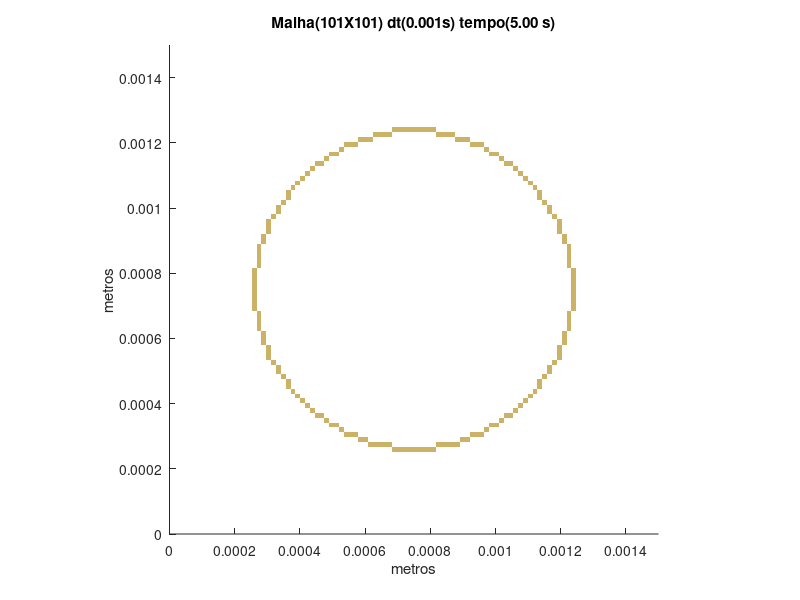

MATLAB code to generate this figure:
set (gca,'PlotBoxAspectRatio',[1 1 1],'Xlim',[0,0.0015],'Ylim',[0,0.0015])
hold on
title('Malha(101X101) dt(0.001s) tempo(5.00 s)')
hold on
ylabel('metros')
hold on
xlabel('metros')
hold on

fill([0.000683168316831683 0.000683168316831683 0.000698019801980198 0.000698019801980198],[0.000252475247524752 0.000267326732673267 0.000267326732673267 0.000252475247524752],[0.8,0.7,0.4],'LineStyle','none')

fill([0.000698019801980198 0.000698019801980198 0.000712871287128713 0.000712871287128713],[0.000252475247524752 0.000267326732673267 0.000267326732673267 0.000252475247524752],[0.8,0.7,0.4],'LineStyle','none')

fill([0.000712871287128713 0.000712871287128713 0.000727722772277228 0.000727722772277228],[0.000252475247524752 0.000267326732673267 0.000267326732673267 0.000252475247524752],[0.8,0.7,0.4],'LineStyle','none')

fill([0.000727722772277228 0.000727722772277228 0.000742574257425743 0.000742574257425743],[0.000252475247524752 0.000267326732673267 0.000267326732673267 0.000252475247524752],[0.8,0.7,0.4],'LineStyle','none')

fill([0.000742574257425743 0.000742574257425743 0.000757425742574257 0.000757425742574257],[0.000252475247524752 0.000267326732673267 0.000267326732673267 0.000252475247524752],[0.8,0.7,0.4],'LineStyle','none')

fill([0.000757425742574257 0.000757425742574257 0.000772277227722772 0.000772277227722772],[0.000252475247524752 0.000267326732673267 0.000267326732673267 0.000252475247524752],[0.8,0.7,0.4],'LineStyle','none')

fill([0.000772277227722772 0.000772277227722772 0.000787128712871287 0.000787128712871287],[0.000252475247524752 0.000267326732673267 0.000267326732673267 0.000252475247524752],[0.8,0.7,0.4],'LineStyle','none')

fill([0.000787128712871287 0.000787128712871287 0.000801980198019802 0.000801980198019802],[0.000252475247524752 0.000267326732673267 0.000267326732673267 0.000252475247524752],[0.8,0.7,0.4],'LineStyle','none')

fill([0.000801980198019802 0.000801980198019802 0.000816831683168317 0.000816831683168317],[0.000252475247524752 0.000267326732673267 0.000267326732673267 0.000252475247524752],[0.8,0.7,0.4],'LineStyle','none')

fill([0.000608910891089109 0.000608910891089109 0.000623762376237624 0.000623762376237624],[0.000267326732673267 0.000282178217821782 0.000282178217821782 0.000267326732673267],[0.8,0.7,0.4],'LineStyle','none')

fill([0.000623762376237624 0.000623762376237624 0.000638613861386139 0.000638613861386139],[0.000267326732673267 0.000282178217821782 0.000282178217821782 0.000267326732673267],[0.8,0.7,0.4],'LineStyle','none')

fill([0.000638613861386139 0.000638613861386139 0.000653465346534653 0.000653465346534653],[0.000267326732673267 0.000282178217821782 0.000282178217821782 0.000267326732673267],[0.8,0.7,0.4],'LineStyle','none')

fill([0.000653465346534653 0.000653465346534653 0.000668316831683168 0.000668316831683168],[0.000267326732673267 0.000282178217821782 0.000282178217821782 0.000267326732673267],[0.8,0.7,0.4],'LineStyle','none')

fill([0.000668316831683168 0.000668316831683168 0.000683168316831683 0.000683168316831683],[0.000267326732673267 0.000282178217821782 0.000282178217821782 0.000267326732673267],[0.8,0.7,0.4],'LineStyle','none')

fill([0.000816831683168317 0.000816831683168317 0.000831683168316832 0.000831683168316832],[0.000267326732673267 0.000282178217821782 0.000282178217821782 0.000267326732673267],[0.8,0.7,0.4],'LineStyle','none')

fill([0.000831683168316832 0.000831683168316832 0.000846534653465347 0.000846534653465347],[0.000267326732673267 0.000282178217821782 0.000282178217821782 0.000267326732673267],[0.8,0.7,0.4],'LineStyle','none')

fill([0.000846534653465347 0.000846534653465347 0.000861386138613861 0.000861386138613861],[0.000267326732673267 0.000282178217821782 0.000282178217821782 0.000267326732673267],[0.8,0.7,0.4],'LineStyle','none')

fill([0.000861386138613861 0.000861386138613861 0.000876237623762376 0.000876237623762376],[0.000267326732673267 0.000282178217821782 0.000282178217821782 0.000267326732673267],[0.8,0.7,0.4],'LineStyle','none')

fill([0.000876237623762376 0.000876237623762376 0.000891089108910891 0.000891089108910891],[0.000267326732673267 0.000282178217821782 0.000282178217821782 0.000267326732673267],[0.8,0.7,0.4],'LineStyle','none')

fill([0.000579207920792079 0.000579207920792079 0.000594059405940594 0.000594059405940594],[0.000282178217821782 0.000297029702970297 0.000297029702970297 0.000282178217821782],[0.8,0.7,0.4],'LineStyle','none')

fill([0.000594059405940594 0.000594059405940594 0.000608910891089109 0.000608910891089109],[0.000282178217821782 0.000297029702970297 0.000297029702970297 0.000282178217821782],[0.8,0.7,0.4],'LineStyle','none')

fill([0.000891089108910891 0.000891089108910891 0.000905940594059406 0.000905940594059406],[0.000282178217821782 0.000297029702970297 0.000297029702970297 0.000282178217821782],[0.8,0.7,0.4],'LineStyle','none')

fill([0.000905940594059406 0.000905940594059406 0.000920792079207921 0.000920792079207921],[0.000282178217821782 0.000297029702970297 0.000297029702970297 0.000282178217821782],[0.8,0.7,0.4],'LineStyle','none')

fill([0.000534653465346535 0.000534653465346535 0.000549504950495049 0.000549504950495049],[0.000297029702970297 0.000311881188118812 0.000311881188118812 0.000297029702970297],[0.8,0.7,0.4],'LineStyle','none')

fill([0.000549504950495049 0.000549504950495049 0.000564356435643564 0.000564356435643564],[0.000297029702970297 0.000311881188118812 0.000311881188118812 0.000297029702970297],[0.8,0.7,0.4],'LineStyle','none')

fill([0.000564356435643564 0.000564356435643564 0.000579207920792079 0.000579207920792079],[0.000297029702970297 0.000311881188118812 0.000311881188118812 0.000297029702970297],[0.8,0.7,0.4],'LineStyle','none')

fill([0.000920792079207921 0.000920792079207921 0.000935643564356436 0.000935643564356436],[0.000297029702970297 0.000311881188118812 0.000311881188118812 0.000297029702970297],[0.8,0.7,0.4],'LineStyle','none')

fill([0.000935643564356436 0.000935643564356436 0.00095049504950495 0.00095049504950495],[0.000297029702970297 0.000311881188118812 0.000311881188118812 0.000297029702970297],[0.8,0.7,0.4],'LineStyle','none')

fill([0.00095049504950495 0.00095049504950495 0.000965346534653465 0.000965346534653465],[0.000297029702970297 0.000311881188118812 0.000311881188118812 0.000297029702970297],[0.8,0.7,0.4],'LineStyle','none')

fill([0.00051980198019802 0.00051980198019802 0.000534653465346535 0.000534653465346535],[0.000311881188118812 0.000326732673267327 0.000326732673267327 0.000311881188118812],[0.8,0.7,0.4],'LineStyle','none')

fill([0.000965346534653465 0.000965346534653465 0.00098019801980198 0.00098019801980198],[0.000311881188118812 0.000326732673267327 0.000326732673267327 0.000311881188118812],[0.8,0.7,0.4],'LineStyle','none')

fill([0.00049009900990099 0.00049009900990099 0.000504950495049505 0.000504950495049505],[0.000326732673267327 0.000341584158415842 0.000341584158415842 0.000326732673267327],[0.8,0.7,0.4],'LineStyle','none')

fill([0.000504950495049505 0.000504950495049505 0.00051980198019802 0.00051980198019802],[0.000326732673267327 0.000341584158415842 0.000341584158415842 0.000326732673267327],[0.8,0.7,0.4],'LineStyle','none')

fill([0.00098019801980198 0.00098019801980198 0.000995049504950495 0.000995049504950495],[0.000326732673267327 0.000341584158415842 0.000341584158415842 0.000326732673267327],[0.8,0.7,0.4],'LineStyle','none')

fill([0.000995049504950495 0.000995049504950495 0.00100990099009901 0.00100990099009901],[0.000326732673267327 0.000341584158415842 0.000341584158415842 0.000326732673267327],[0.8,0.7,0.4],'LineStyle','none')

fill([0.000475247524752475 0.000475247524752475 0.00049009900990099 0.00049009900990099],[0.000341584158415842 0.000356435643564356 0.000356435643564356 0.000341584158415842],[0.8,0.7,0.4],'LineStyle','none')

fill([0.00100990099009901 0.00100990099009901 0.00102475247524752 0.00102475247524752],[0.000341584158415842 0.000356435643564356 0.000356435643564356 0.000341584158415842],[0.8,0.7,0.4],'LineStyle','none')

fill([0.000445544554455446 0.000445544554455446 0.00046039603960396 0.00046039603960396],[0.000356435643564356 0.000371287128712871 0.000371287128712871 0.000356435643564356],[0.8,0.7,0.4],'LineStyle','none')

fill([0.00046039603960396 0.00046039603960396 0.000475247524752475 0.000475247524752475],[0.000356435643564356 0.000371287128712871 0.000371287128712871 0.000356435643564356],[0.8,0.7,0.4],'LineStyle','none')

fill([0.00102475247524752 0.00102475247524752 0.00103960396039604 0.00103960396039604],[0.000356435643564356 0.000371287128712871 0.000371287128712871 0.000356435643564356],[0.8,0.7,0.4],'LineStyle','none')

fill([0.00103960396039604 0.00103960396039604 0.00105445544554455 0.00105445544554455],[0.000356435643564356 0.000371287128712871 0.000371287128712871 0.000356435643564356],[0.8,0.7,0.4],'LineStyle','none')

fill([0.000430693069306931 0.000430693069306931 0.000445544554455446 0.000445544554455446],[0.000371287128712871 0.000386138613861386 0.000386138613861386 0.000371287128712871],[0.8,0.7,0.4],'LineStyle','none')

fill([0.00105445544554455 0.00105445544554455 0.00106930693069307 0.00106930693069307],[0.000371287128712871 0.000386138613861386 0.000386138613861386 0.000371287128712871],[0.8,0.7,0.4],'LineStyle','none')

fill([0.000415841584158416 0.000415841584158416 0.000430693069306931 0.000430693069306931],[0.000386138613861386 0.000400990099009901 0.000400990099009901 0.000386138613861386],[0.8,0.7,0.4],'LineStyle','none')

fill([0.00106930693069307 0.00106930693069307 0.00108415841584158 0.00108415841584158],[0.000386138613861386 0.000400990099009901 0.000400990099009901 0.000386138613861386],[0.8,0.7,0.4],'LineStyle','none')

fill([0.000400990099009901 0.000400990099009901 0.000415841584158416 0.000415841584158416],[0.000400990099009901 0.000415841584158416 0.000415841584158416 0.000400990099009901],[0.8,0.7,0.4],'LineStyle','none')

fill([0.00108415841584158 0.00108415841584158 0.0010990099009901 0.0010990099009901],[0.000400990099009901 0.000415841584158416 0.000415841584158416 0.000400990099009901],[0.8,0.7,0.4],'LineStyle','none')

fill([0.000386138613861386 0.000386138613861386 0.000400990099009901 0.000400990099009901],[0.000415841584158416 0.000430693069306931 0.000430693069306931 0.000415841584158416],[0.8,0.7,0.4],'LineStyle','none')

fill([0.0010990099009901 0.0010990099009901 0.00111386138613861 0.00111386138613861],[0.000415841584158416 0.000430693069306931 0.000430693069306931 0.000415841584158416],[0.8,0.7,0.4],'LineStyle','none')

fill([0.000371287128712871 0.000371287128712871 0.000386138613861386 0.000386138613861386],[0.000430693069306931 0.000445544554455446 0.000445544554455446 0.000430693069306931],[0.8,0.7,0.4],'LineStyle','none')

fill([0.00111386138613861 0.00111386138613861 0.00112871287128713 0.00112871287128713],[0.000430693069306931 0.000445544554455446 0.000445544554455446 0.000430693069306931],[0.8,0.7,0.4],'LineStyle','none')

fill([0.000356435643564356 0.000356435643564356 0.000371287128712871 0.000371287128712871],[0.000445544554455446 0.00046039603960396 0.00046039603960396 0.000445544554455446],[0.8,0.7,0.4],'LineStyle','none')

fill([0.00112871287128713 0.00112871287128713 0.00114356435643564 0.00114356435643564],[0.000445544554455446 0.00046039603960396 0.00046039603960396 0.000445544554455446],[0.8,0.7,0.4],'LineStyle','none')

fill([0.000356435643564356 0.000356435643564356 0.000371287128712871 0.000371287128712871],[0.00046039603960396 0.000475247524752475 0.000475247524752475 0.00046039603960396],[0.8,0.7,0.4],'LineStyle','none')

fill([0.00112871287128713 0.00112871287128713 0.00114356435643564 0.00114356435643564],[0.00046039603960396 0.000475247524752475 0.000475247524752475 0.00046039603960396],[0.8,0.7,0.4],'LineStyle','none')

fill([0.000341584158415842 0.000341584158415842 0.000356435643564356 0.000356435643564356],[0.000475247524752475 0.00049009900990099 0.00049009900990099 0.000475247524752475],[0.8,0.7,0.4],'LineStyle','none')

fill([0.00114356435643564 0.00114356435643564 0.00115841584158416 0.00115841584158416],[0.000475247524752475 0.00049009900990099 0.00049009900990099 0.000475247524752475],[0.8,0.7,0.4],'LineStyle','none')

fill([0.000326732673267327 0.000326732673267327 0.000341584158415842 0.000341584158415842],[0.00049009900990099 0.000504950495049505 0.000504950495049505 0.00049009900990099],[0.8,0.7,0.4],'LineStyle','none')

fill([0.00115841584158416 0.00115841584158416 0.00117326732673267 0.00117326732673267],[0.00049009900990099 0.000504950495049505 0.000504950495049505 0.00049009900990099],[0.8,0.7,0.4],'LineStyle','none')

fill([0.000326732673267327 0.000326732673267327 0.000341584158415842 0.000341584158415842],[0.000504950495049505 0.00051980198019802 0.00051980198019802 0.000504950495049505],[0.8,0.7,0.4],'LineStyle','none')

fill([0.00115841584158416 0.00115841584158416 0.00117326732673267 0.00117326732673267],[0.000504950495049505 0.00051980198019802 0.00051980198019802 0.000504950495049505],[0.8,0.7,0.4],'LineStyle','none')

fill([0.000311881188118812 0.000311881188118812 0.000326732673267327 0.000326732673267327],[0.00051980198019802 0.000534653465346535 0.000534653465346535 0.00051980198019802],[0.8,0.7,0.4],'LineStyle','none')

fill([0.00117326732673267 0.00117326732673267 0.00118811881188119 0.00118811881188119],[0.00051980198019802 0.000534653465346535 0.000534653465346535 0.00051980198019802],[0.8,0.7,0.4],'LineStyle','none')

fill([0.000297029702970297 0.000297029702970297 0.000311881188118812 0.000311881188118812],[0.000534653465346535 0.000549504950495049 0.000549504950495049 0.000534653465346535],[0.8,0.7,0.4],'LineStyle','none')

fill([0.00118811881188119 0.00118811881188119 0.0012029702970297 0.0012029702970297],[0.000534653465346535 0.000549504950495049 0.000549504950495049 0.000534653465346535],[0.8,0.7,0.4],'LineStyle','none')

fill([0.000297029702970297 0.000297029702970297 0.000311881188118812 0.000311881188118812],[0.000549504950495049 0.000564356435643564 0.000564356435643564 0.000549504950495049],[0.8,0.7,0.4],'LineStyle','none')

fill([0.00118811881188119 0.00118811881188119 0.0012029702970297 0.0012029702970297],[0.000549504950495049 0.000564356435643564 0.000564356435643564 0.000549504950495049],[0.8,0.7,0.4],'LineStyle','none')

fill([0.000297029702970297 0.000297029702970297 0.000311881188118812 0.000311881188118812],[0.000564356435643564 0.000579207920792079 0.000579207920792079 0.000564356435643564],[0.8,0.7,0.4],'LineStyle','none')

fill([0.00118811881188119 0.00118811881188119 0.0012029702970297 0.0012029702970297],[0.000564356435643564 0.000579207920792079 0.000579207920792079 0.000564356435643564],[0.8,0.7,0.4],'LineStyle','none')

fill([0.000282178217821782 0.000282178217821782 0.000297029702970297 0.000297029702970297],[0.000579207920792079 0.000594059405940594 0.000594059405940594 0.000579207920792079],[0.8,0.7,0.4],'LineStyle','none')

fill([0.0012029702970297 0.0012029702970297 0.00121782178217822 0.00121782178217822],[0.000579207920792079 0.000594059405940594 0.000594059405940594 0.000579207920792079],[0.8,0.7,0.4],'LineStyle','none')

fill([0.000282178217821782 0.000282178217821782 0.000297029702970297 0.000297029702970297],[0.000594059405940594 0.000608910891089109 0.000608910891089109 0.000594059405940594],[0.8,0.7,0.4],'LineStyle','none')

fill([0.0012029702970297 0.0012029702970297 0.00121782178217822 0.00121782178217822],[0.000594059405940594 0.000608910891089109 0.000608910891089109 0.000594059405940594],[0.8,0.7,0.4],'LineStyle','none')

fill([0.000282178217821782 0.000282178217821782 0.000297029702970297 0.000297029702970297],[0.000608910891089109 0.000623762376237624 0.000623762376237624 0.000608910891089109],[0.8,0.7,0.4],'LineStyle','none')

fill([0.0012029702970297 0.0012029702970297 0.00121782178217822 0.00121782178217822],[0.000608910891089109 0.000623762376237624 0.000623762376237624 0.000608910891089109],[0.8,0.7,0.4],'LineStyle','none')

fill([0.000267326732673267 0.000267326732673267 0.000282178217821782 0.000282178217821782],[0.000623762376237624 0.000638613861386139 0.000638613861386139 0.000623762376237624],[0.8,0.7,0.4],'LineStyle','none')

fill([0.00121782178217822 0.00121782178217822 0.00123267326732673 0.00123267326732673],[0.000623762376237624 0.000638613861386139 0.000638613861386139 0.000623762376237624],[0.8,0.7,0.4],'LineStyle','none')

fill([0.000267326732673267 0.000267326732673267 0.000282178217821782 0.000282178217821782],[0.000638613861386139 0.000653465346534653 0.000653465346534653 0.000638613861386139],[0.8,0.7,0.4],'LineStyle','none')

fill([0.00121782178217822 0.00121782178217822 0.00123267326732673 0.00123267326732673],[0.000638613861386139 0.000653465346534653 0.000653465346534653 0.000638613861386139],[0.8,0.7,0.4],'LineStyle','none')

fill([0.000267326732673267 0.000267326732673267 0.000282178217821782 0.000282178217821782],[0.000653465346534653 0.000668316831683168 0.000668316831683168 0.000653465346534653],[0.8,0.7,0.4],'LineStyle','none')

fill([0.00121782178217822 0.00121782178217822 0.00123267326732673 0.00123267326732673],[0.000653465346534653 0.000668316831683168 0.000668316831683168 0.000653465346534653],[0.8,0.7,0.4],'LineStyle','none')

fill([0.000267326732673267 0.000267326732673267 0.000282178217821782 0.000282178217821782],[0.000668316831683168 0.000683168316831683 0.000683168316831683 0.000668316831683168],[0.8,0.7,0.4],'LineStyle','none')

fill([0.00121782178217822 0.00121782178217822 0.00123267326732673 0.00123267326732673],[0.000668316831683168 0.000683168316831683 0.000683168316831683 0.000668316831683168],[0.8,0.7,0.4],'LineStyle','none')

fill([0.000252475247524752 0.000252475247524752 0.000267326732673267 0.000267326732673267],[0.000683168316831683 0.000698019801980198 0.000698019801980198 0.000683168316831683],[0.8,0.7,0.4],'LineStyle','none')

fill([0.00123267326732673 0.00123267326732673 0.00124752475247525 0.00124752475247525],[0.000683168316831683 0.000698019801980198 0.000698019801980198 0.000683168316831683],[0.8,0.7,0.4],'LineStyle','none')

fill([0.000252475247524752 0.000252475247524752 0.000267326732673267 0.000267326732673267],[0.000698019801980198 0.000712871287128713 0.000712871287128713 0.000698019801980198],[0.8,0.7,0.4],'LineStyle','none')

fill([0.00123267326732673 0.00123267326732673 0.00124752475247525 0.00124752475247525],[0.000698019801980198 0.000712871287128713 0.000712871287128713 0.000698019801980198],[0.8,0.7,0.4],'LineStyle','none')

fill([0.000252475247524752 0.000252475247524752 0.000267326732673267 0.000267326732673267],[0.000712871287128713 0.000727722772277228 0.000727722772277228 0.000712871287128713],[0.8,0.7,0.4],'LineStyle','none')

fill([0.00123267326732673 0.00123267326732673 0.00124752475247525 0.00124752475247525],[0.000712871287128713 0.000727722772277228 0.000727722772277228 0.000712871287128713],[0.8,0.7,0.4],'LineStyle','none')

fill([0.000252475247524752 0.000252475247524752 0.000267326732673267 0.000267326732673267],[0.000727722772277228 0.000742574257425743 0.000742574257425743 0.000727722772277228],[0.8,0.7,0.4],'LineStyle','none')

fill([0.00123267326732673 0.00123267326732673 0.00124752475247525 0.00124752475247525],[0.000727722772277228 0.000742574257425743 0.000742574257425743 0.000727722772277228],[0.8,0.7,0.4],'LineStyle','none')

fill([0.000252475247524752 0.000252475247524752 0.000267326732673267 0.000267326732673267],[0.000742574257425743 0.000757425742574257 0.000757425742574257 0.000742574257425743],[0.8,0.7,0.4],'LineStyle','none')

fill([0.00123267326732673 0.00123267326732673 0.00124752475247525 0.00124752475247525],[0.000742574257425743 0.000757425742574257 0.000757425742574257 0.000742574257425743],[0.8,0.7,0.4],'LineStyle','none')

fill([0.000252475247524752 0.000252475247524752 0.000267326732673267 0.000267326732673267],[0.000757425742574257 0.000772277227722772 0.000772277227722772 0.000757425742574257],[0.8,0.7,0.4],'LineStyle','none')

fill([0.00123267326732673 0.00123267326732673 0.00124752475247525 0.00124752475247525],[0.000757425742574257 0.000772277227722772 0.000772277227722772 0.000757425742574257],[0.8,0.7,0.4],'LineStyle','none')

fill([0.000252475247524752 0.000252475247524752 0.000267326732673267 0.000267326732673267],[0.000772277227722772 0.000787128712871287 0.000787128712871287 0.000772277227722772],[0.8,0.7,0.4],'LineStyle','none')

fill([0.00123267326732673 0.00123267326732673 0.00124752475247525 0.00124752475247525],[0.000772277227722772 0.000787128712871287 0.000787128712871287 0.000772277227722772],[0.8,0.7,0.4],'LineStyle','none')

fill([0.000252475247524752 0.000252475247524752 0.000267326732673267 0.000267326732673267],[0.000787128712871287 0.000801980198019802 0.000801980198019802 0.000787128712871287],[0.8,0.7,0.4],'LineStyle','none')

fill([0.00123267326732673 0.00123267326732673 0.00124752475247525 0.00124752475247525],[0.000787128712871287 0.000801980198019802 0.000801980198019802 0.000787128712871287],[0.8,0.7,0.4],'LineStyle','none')

fill([0.000252475247524752 0.000252475247524752 0.000267326732673267 0.000267326732673267],[0.000801980198019802 0.000816831683168317 0.000816831683168317 0.000801980198019802],[0.8,0.7,0.4],'LineStyle','none')

fill([0.00123267326732673 0.00123267326732673 0.00124752475247525 0.00124752475247525],[0.000801980198019802 0.000816831683168317 0.000816831683168317 0.000801980198019802],[0.8,0.7,0.4],'LineStyle','none')

fill([0.000267326732673267 0.000267326732673267 0.000282178217821782 0.000282178217821782],[0.000816831683168317 0.000831683168316832 0.000831683168316832 0.000816831683168317],[0.8,0.7,0.4],'LineStyle','none')

fill([0.00121782178217822 0.00121782178217822 0.00123267326732673 0.00123267326732673],[0.000816831683168317 0.000831683168316832 0.000831683168316832 0.000816831683168317],[0.8,0.7,0.4],'LineStyle','none')

fill([0.000267326732673267 0.000267326732673267 0.000282178217821782 0.000282178217821782],[0.000831683168316832 0.000846534653465347 0.000846534653465347 0.000831683168316832],[0.8,0.7,0.4],'LineStyle','none')

fill([0.00121782178217822 0.00121782178217822 0.00123267326732673 0.00123267326732673],[0.000831683168316832 0.000846534653465347 0.000846534653465347 0.000831683168316832],[0.8,0.7,0.4],'LineStyle','none')

fill([0.000267326732673267 0.000267326732673267 0.000282178217821782 0.000282178217821782],[0.000846534653465347 0.000861386138613861 0.000861386138613861 0.000846534653465347],[0.8,0.7,0.4],'LineStyle','none')

fill([0.00121782178217822 0.00121782178217822 0.00123267326732673 0.00123267326732673],[0.000846534653465347 0.000861386138613861 0.000861386138613861 0.000846534653465347],[0.8,0.7,0.4],'LineStyle','none')

fill([0.000267326732673267 0.000267326732673267 0.000282178217821782 0.000282178217821782],[0.000861386138613861 0.000876237623762376 0.000876237623762376 0.000861386138613861],[0.8,0.7,0.4],'LineStyle','none')

fill([0.00121782178217822 0.00121782178217822 0.00123267326732673 0.00123267326732673],[0.000861386138613861 0.000876237623762376 0.000876237623762376 0.000861386138613861],[0.8,0.7,0.4],'LineStyle','none')

fill([0.000267326732673267 0.000267326732673267 0.000282178217821782 0.000282178217821782],[0.000876237623762376 0.000891089108910891 0.000891089108910891 0.000876237623762376],[0.8,0.7,0.4],'LineStyle','none')

fill([0.00121782178217822 0.00121782178217822 0.00123267326732673 0.00123267326732673],[0.000876237623762376 0.000891089108910891 0.000891089108910891 0.000876237623762376],[0.8,0.7,0.4],'LineStyle','none')

fill([0.000282178217821782 0.000282178217821782 0.000297029702970297 0.000297029702970297],[0.000891089108910891 0.000905940594059406 0.000905940594059406 0.000891089108910891],[0.8,0.7,0.4],'LineStyle','none')

fill([0.0012029702970297 0.0012029702970297 0.00121782178217822 0.00121782178217822],[0.000891089108910891 0.000905940594059406 0.000905940594059406 0.000891089108910891],[0.8,0.7,0.4],'LineStyle','none')

fill([0.000282178217821782 0.000282178217821782 0.000297029702970297 0.000297029702970297],[0.000905940594059406 0.000920792079207921 0.000920792079207921 0.000905940594059406],[0.8,0.7,0.4],'LineStyle','none')

fill([0.0012029702970297 0.0012029702970297 0.00121782178217822 0.00121782178217822],[0.000905940594059406 0.000920792079207921 0.000920792079207921 0.000905940594059406],[0.8,0.7,0.4],'LineStyle','none')

fill([0.000297029702970297 0.000297029702970297 0.000311881188118812 0.000311881188118812],[0.000920792079207921 0.000935643564356436 0.000935643564356436 0.000920792079207921],[0.8,0.7,0.4],'LineStyle','none')

fill([0.00118811881188119 0.00118811881188119 0.0012029702970297 0.0012029702970297],[0.000920792079207921 0.000935643564356436 0.000935643564356436 0.000920792079207921],[0.8,0.7,0.4],'LineStyle','none')

fill([0.000297029702970297 0.000297029702970297 0.000311881188118812 0.000311881188118812],[0.000935643564356436 0.00095049504950495 0.00095049504950495 0.000935643564356436],[0.8,0.7,0.4],'LineStyle','none')

fill([0.00118811881188119 0.00118811881188119 0.0012029702970297 0.0012029702970297],[0.000935643564356436 0.00095049504950495 0.00095049504950495 0.000935643564356436],[0.8,0.7,0.4],'LineStyle','none')

fill([0.000297029702970297 0.000297029702970297 0.000311881188118812 0.000311881188118812],[0.00095049504950495 0.000965346534653465 0.000965346534653465 0.00095049504950495],[0.8,0.7,0.4],'LineStyle','none')

fill([0.00118811881188119 0.00118811881188119 0.0012029702970297 0.0012029702970297],[0.00095049504950495 0.000965346534653465 0.000965346534653465 0.00095049504950495],[0.8,0.7,0.4],'LineStyle','none')

fill([0.000311881188118812 0.000311881188118812 0.000326732673267327 0.000326732673267327],[0.000965346534653465 0.00098019801980198 0.00098019801980198 0.000965346534653465],[0.8,0.7,0.4],'LineStyle','none')

fill([0.00117326732673267 0.00117326732673267 0.00118811881188119 0.00118811881188119],[0.000965346534653465 0.00098019801980198 0.00098019801980198 0.000965346534653465],[0.8,0.7,0.4],'LineStyle','none')

fill([0.000326732673267327 0.000326732673267327 0.000341584158415842 0.000341584158415842],[0.00098019801980198 0.000995049504950495 0.000995049504950495 0.00098019801980198],[0.8,0.7,0.4],'LineStyle','none')

fill([0.00115841584158416 0.00115841584158416 0.00117326732673267 0.00117326732673267],[0.00098019801980198 0.000995049504950495 0.000995049504950495 0.00098019801980198],[0.8,0.7,0.4],'LineStyle','none')

fill([0.000326732673267327 0.000326732673267327 0.000341584158415842 0.000341584158415842],[0.000995049504950495 0.00100990099009901 0.00100990099009901 0.000995049504950495],[0.8,0.7,0.4],'LineStyle','none')

fill([0.00115841584158416 0.00115841584158416 0.00117326732673267 0.00117326732673267],[0.000995049504950495 0.00100990099009901 0.00100990099009901 0.000995049504950495],[0.8,0.7,0.4],'LineStyle','none')

fill([0.000341584158415842 0.000341584158415842 0.000356435643564356 0.000356435643564356],[0.00100990099009901 0.00102475247524752 0.00102475247524752 0.00100990099009901],[0.8,0.7,0.4],'LineStyle','none')

fill([0.00114356435643564 0.00114356435643564 0.00115841584158416 0.00115841584158416],[0.00100990099009901 0.00102475247524752 0.00102475247524752 0.00100990099009901],[0.8,0.7,0.4],'LineStyle','none')

fill([0.000356435643564356 0.000356435643564356 0.000371287128712871 0.000371287128712871],[0.00102475247524752 0.00103960396039604 0.00103960396039604 0.00102475247524752],[0.8,0.7,0.4],'LineStyle','none')

fill([0.00112871287128713 0.00112871287128713 0.00114356435643564 0.00114356435643564],[0.00102475247524752 0.00103960396039604 0.00103960396039604 0.00102475247524752],[0.8,0.7,0.4],'LineStyle','none')

fill([0.000356435643564356 0.000356435643564356 0.000371287128712871 0.000371287128712871],[0.00103960396039604 0.00105445544554455 0.00105445544554455 0.00103960396039604],[0.8,0.7,0.4],'LineStyle','none')

fill([0.00112871287128713 0.00112871287128713 0.00114356435643564 0.00114356435643564],[0.00103960396039604 0.00105445544554455 0.00105445544554455 0.00103960396039604],[0.8,0.7,0.4],'LineStyle','none')

fill([0.000371287128712871 0.000371287128712871 0.000386138613861386 0.000386138613861386],[0.00105445544554455 0.00106930693069307 0.00106930693069307 0.00105445544554455],[0.8,0.7,0.4],'LineStyle','none')

fill([0.00111386138613861 0.00111386138613861 0.00112871287128713 0.00112871287128713],[0.00105445544554455 0.00106930693069307 0.00106930693069307 0.00105445544554455],[0.8,0.7,0.4],'LineStyle','none')

fill([0.000386138613861386 0.000386138613861386 0.000400990099009901 0.000400990099009901],[0.00106930693069307 0.00108415841584158 0.00108415841584158 0.00106930693069307],[0.8,0.7,0.4],'LineStyle','none')

fill([0.0010990099009901 0.0010990099009901 0.00111386138613861 0.00111386138613861],[0.00106930693069307 0.00108415841584158 0.00108415841584158 0.00106930693069307],[0.8,0.7,0.4],'LineStyle','none')

fill([0.000400990099009901 0.000400990099009901 0.000415841584158416 0.000415841584158416],[0.00108415841584158 0.0010990099009901 0.0010990099009901 0.00108415841584158],[0.8,0.7,0.4],'LineStyle','none')

fill([0.00108415841584158 0.00108415841584158 0.0010990099009901 0.0010990099009901],[0.00108415841584158 0.0010990099009901 0.0010990099009901 0.00108415841584158],[0.8,0.7,0.4],'LineStyle','none')

fill([0.000415841584158416 0.000415841584158416 0.000430693069306931 0.000430693069306931],[0.0010990099009901 0.00111386138613861 0.00111386138613861 0.0010990099009901],[0.8,0.7,0.4],'LineStyle','none')

fill([0.00106930693069307 0.00106930693069307 0.00108415841584158 0.00108415841584158],[0.0010990099009901 0.00111386138613861 0.00111386138613861 0.0010990099009901],[0.8,0.7,0.4],'LineStyle','none')

fill([0.000430693069306931 0.000430693069306931 0.000445544554455446 0.000445544554455446],[0.00111386138613861 0.00112871287128713 0.00112871287128713 0.00111386138613861],[0.8,0.7,0.4],'LineStyle','none')

fill([0.00105445544554455 0.00105445544554455 0.00106930693069307 0.00106930693069307],[0.00111386138613861 0.00112871287128713 0.00112871287128713 0.00111386138613861],[0.8,0.7,0.4],'LineStyle','none')

fill([0.000445544554455446 0.000445544554455446 0.00046039603960396 0.00046039603960396],[0.00112871287128713 0.00114356435643564 0.00114356435643564 0.00112871287128713],[0.8,0.7,0.4],'LineStyle','none')

fill([0.00046039603960396 0.00046039603960396 0.000475247524752475 0.000475247524752475],[0.00112871287128713 0.00114356435643564 0.00114356435643564 0.00112871287128713],[0.8,0.7,0.4],'LineStyle','none')

fill([0.00102475247524752 0.00102475247524752 0.00103960396039604 0.00103960396039604],[0.00112871287128713 0.00114356435643564 0.00114356435643564 0.00112871287128713],[0.8,0.7,0.4],'LineStyle','none')

fill([0.00103960396039604 0.00103960396039604 0.00105445544554455 0.00105445544554455],[0.00112871287128713 0.00114356435643564 0.00114356435643564 0.00112871287128713],[0.8,0.7,0.4],'LineStyle','none')

fill([0.000475247524752475 0.000475247524752475 0.00049009900990099 0.00049009900990099],[0.00114356435643564 0.00115841584158416 0.00115841584158416 0.00114356435643564],[0.8,0.7,0.4],'LineStyle','none')

fill([0.00100990099009901 0.00100990099009901 0.00102475247524752 0.00102475247524752],[0.00114356435643564 0.00115841584158416 0.00115841584158416 0.00114356435643564],[0.8,0.7,0.4],'LineStyle','none')

fill([0.00049009900990099 0.00049009900990099 0.000504950495049505 0.000504950495049505],[0.00115841584158416 0.00117326732673267 0.00117326732673267 0.00115841584158416],[0.8,0.7,0.4],'LineStyle','none')

fill([0.000504950495049505 0.000504950495049505 0.00051980198019802 0.00051980198019802],[0.00115841584158416 0.00117326732673267 0.00117326732673267 0.00115841584158416],[0.8,0.7,0.4],'LineStyle','none')

fill([0.00098019801980198 0.00098019801980198 0.000995049504950495 0.000995049504950495],[0.00115841584158416 0.00117326732673267 0.00117326732673267 0.00115841584158416],[0.8,0.7,0.4],'LineStyle','none')

fill([0.000995049504950495 0.000995049504950495 0.00100990099009901 0.00100990099009901],[0.00115841584158416 0.00117326732673267 0.00117326732673267 0.00115841584158416],[0.8,0.7,0.4],'LineStyle','none')

fill([0.00051980198019802 0.00051980198019802 0.000534653465346535 0.000534653465346535],[0.00117326732673267 0.00118811881188119 0.00118811881188119 0.00117326732673267],[0.8,0.7,0.4],'LineStyle','none')

fill([0.000965346534653465 0.000965346534653465 0.00098019801980198 0.00098019801980198],[0.00117326732673267 0.00118811881188119 0.00118811881188119 0.00117326732673267],[0.8,0.7,0.4],'LineStyle','none')

fill([0.000534653465346535 0.000534653465346535 0.000549504950495049 0.000549504950495049],[0.00118811881188119 0.0012029702970297 0.0012029702970297 0.00118811881188119],[0.8,0.7,0.4],'LineStyle','none')

fill([0.000549504950495049 0.000549504950495049 0.000564356435643564 0.000564356435643564],[0.00118811881188119 0.0012029702970297 0.0012029702970297 0.00118811881188119],[0.8,0.7,0.4],'LineStyle','none')

fill([0.000564356435643564 0.000564356435643564 0.000579207920792079 0.000579207920792079],[0.00118811881188119 0.0012029702970297 0.0012029702970297 0.00118811881188119],[0.8,0.7,0.4],'LineStyle','none')

fill([0.000920792079207921 0.000920792079207921 0.000935643564356436 0.000935643564356436],[0.00118811881188119 0.0012029702970297 0.0012029702970297 0.00118811881188119],[0.8,0.7,0.4],'LineStyle','none')

fill([0.000935643564356436 0.000935643564356436 0.00095049504950495 0.00095049504950495],[0.00118811881188119 0.0012029702970297 0.0012029702970297 0.00118811881188119],[0.8,0.7,0.4],'LineStyle','none')

fill([0.00095049504950495 0.00095049504950495 0.000965346534653465 0.000965346534653465],[0.00118811881188119 0.0012029702970297 0.0012029702970297 0.00118811881188119],[0.8,0.7,0.4],'LineStyle','none')

fill([0.000579207920792079 0.000579207920792079 0.000594059405940594 0.000594059405940594],[0.0012029702970297 0.00121782178217822 0.00121782178217822 0.0012029702970297],[0.8,0.7,0.4],'LineStyle','none')

fill([0.000594059405940594 0.000594059405940594 0.000608910891089109 0.000608910891089109],[0.0012029702970297 0.00121782178217822 0.00121782178217822 0.0012029702970297],[0.8,0.7,0.4],'LineStyle','none')

fill([0.000608910891089109 0.000608910891089109 0.000623762376237624 0.000623762376237624],[0.0012029702970297 0.00121782178217822 0.00121782178217822 0.0012029702970297],[0.8,0.7,0.4],'LineStyle','none')

fill([0.000876237623762376 0.000876237623762376 0.000891089108910891 0.000891089108910891],[0.0012029702970297 0.00121782178217822 0.00121782178217822 0.0012029702970297],[0.8,0.7,0.4],'LineStyle','none')

fill([0.000891089108910891 0.000891089108910891 0.000905940594059406 0.000905940594059406],[0.0012029702970297 0.00121782178217822 0.00121782178217822 0.0012029702970297],[0.8,0.7,0.4],'LineStyle','none')

fill([0.000905940594059406 0.000905940594059406 0.000920792079207921 0.000920792079207921],[0.0012029702970297 0.00121782178217822 0.00121782178217822 0.0012029702970297],[0.8,0.7,0.4],'LineStyle','none')

fill([0.000623762376237624 0.000623762376237624 0.000638613861386139 0.000638613861386139],[0.00121782178217822 0.00123267326732673 0.00123267326732673 0.00121782178217822],[0.8,0.7,0.4],'LineStyle','none')

fill([0.000638613861386139 0.000638613861386139 0.000653465346534653 0.000653465346534653],[0.00121782178217822 0.00123267326732673 0.00123267326732673 0.00121782178217822],[0.8,0.7,0.4],'LineStyle','none')

fill([0.000653465346534653 0.000653465346534653 0.000668316831683168 0.000668316831683168],[0.00121782178217822 0.00123267326732673 0.00123267326732673 0.00121782178217822],[0.8,0.7,0.4],'LineStyle','none')

fill([0.000668316831683168 0.000668316831683168 0.000683168316831683 0.000683168316831683],[0.00121782178217822 0.00123267326732673 0.00123267326732673 0.00121782178217822],[0.8,0.7,0.4],'LineStyle','none')

fill([0.000816831683168317 0.000816831683168317 0.000831683168316832 0.000831683168316832],[0.00121782178217822 0.00123267326732673 0.00123267326732673 0.00121782178217822],[0.8,0.7,0.4],'LineStyle','none')

fill([0.000831683168316832 0.000831683168316832 0.000846534653465347 0.000846534653465347],[0.00121782178217822 0.00123267326732673 0.00123267326732673 0.00121782178217822],[0.8,0.7,0.4],'LineStyle','none')

fill([0.000846534653465347 0.000846534653465347 0.000861386138613861 0.000861386138613861],[0.00121782178217822 0.00123267326732673 0.00123267326732673 0.00121782178217822],[0.8,0.7,0.4],'LineStyle','none')

fill([0.000861386138613861 0.000861386138613861 0.000876237623762376 0.000876237623762376],[0.00121782178217822 0.00123267326732673 0.00123267326732673 0.00121782178217822],[0.8,0.7,0.4],'LineStyle','none')

fill([0.000683168316831683 0.000683168316831683 0.000698019801980198 0.000698019801980198],[0.00123267326732673 0.00124752475247525 0.00124752475247525 0.00123267326732673],[0.8,0.7,0.4],'LineStyle','none')

fill([0.000698019801980198 0.000698019801980198 0.000712871287128713 0.000712871287128713],[0.00123267326732673 0.00124752475247525 0.00124752475247525 0.00123267326732673],[0.8,0.7,0.4],'LineStyle','none')

fill([0.000712871287128713 0.000712871287128713 0.000727722772277228 0.000727722772277228],[0.00123267326732673 0.00124752475247525 0.00124752475247525 0.00123267326732673],[0.8,0.7,0.4],'LineStyle','none')

fill([0.000727722772277228 0.000727722772277228 0.000742574257425743 0.000742574257425743],[0.00123267326732673 0.00124752475247525 0.00124752475247525 0.00123267326732673],[0.8,0.7,0.4],'LineStyle','none')

fill([0.000742574257425743 0.000742574257425743 0.000757425742574257 0.000757425742574257],[0.00123267326732673 0.00124752475247525 0.00124752475247525 0.00123267326732673],[0.8,0.7,0.4],'LineStyle','none')

fill([0.000757425742574257 0.000757425742574257 0.000772277227722772 0.000772277227722772],[0.00123267326732673 0.00124752475247525 0.00124752475247525 0.00123267326732673],[0.8,0.7,0.4],'LineStyle','none')

fill([0.000772277227722772 0.000772277227722772 0.000787128712871287 0.000787128712871287],[0.00123267326732673 0.00124752475247525 0.00124752475247525 0.00123267326732673],[0.8,0.7,0.4],'LineStyle','none')

fill([0.000787128712871287 0.000787128712871287 0.000801980198019802 0.000801980198019802],[0.00123267326732673 0.00124752475247525 0.00124752475247525 0.00123267326732673],[0.8,0.7,0.4],'LineStyle','none')

fill([0.000801980198019802 0.000801980198019802 0.000816831683168317 0.000816831683168317],[0.00123267326732673 0.00124752475247525 0.00124752475247525 0.00123267326732673],[0.8,0.7,0.4],'LineStyle','none')
